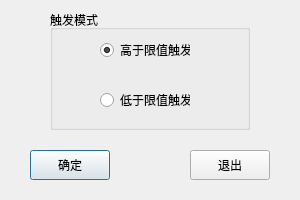
<?xml version="1.0" encoding="UTF-8"?>
<ui version="4.0">
 <class>trigger_mode_dialog</class>
 <widget class="QDialog" name="trigger_mode_dialog">
  <property name="geometry">
   <rect>
    <x>0</x>
    <y>0</y>
    <width>300</width>
    <height>200</height>
   </rect>
  </property>
  <property name="windowTitle">
   <string>触发模式选择</string>
  </property>
  <property name="windowIcon">
   <iconset>
    <normaloff>../icon/logo.jpg</normaloff>../icon/logo.jpg</iconset>
  </property>
  <widget class="QPushButton" name="button_sure">
   <property name="geometry">
    <rect>
     <x>30</x>
     <y>150</y>
     <width>80</width>
     <height>30</height>
    </rect>
   </property>
   <property name="text">
    <string>确定</string>
   </property>
  </widget>
  <widget class="QPushButton" name="button_cancel">
   <property name="geometry">
    <rect>
     <x>190</x>
     <y>150</y>
     <width>80</width>
     <height>30</height>
    </rect>
   </property>
   <property name="text">
    <string>退出</string>
   </property>
  </widget>
  <widget class="QGroupBox" name="groupBox">
   <property name="geometry">
    <rect>
     <x>50</x>
     <y>10</y>
     <width>200</width>
     <height>120</height>
    </rect>
   </property>
   <property name="title">
    <string>触发模式</string>
   </property>
   <widget class="QRadioButton" name="radio_button_high">
    <property name="geometry">
     <rect>
      <x>50</x>
      <y>30</y>
      <width>90</width>
      <height>20</height>
     </rect>
    </property>
    <property name="text">
     <string>高于限值触发</string>
    </property>
    <property name="checked">
     <bool>true</bool>
    </property>
   </widget>
   <widget class="QRadioButton" name="radio_button_low">
    <property name="geometry">
     <rect>
      <x>50</x>
      <y>80</y>
      <width>90</width>
      <height>20</height>
     </rect>
    </property>
    <property name="text">
     <string>低于限值触发</string>
    </property>
   </widget>
  </widget>
 </widget>
 <resources/>
 <connections/>
</ui>
